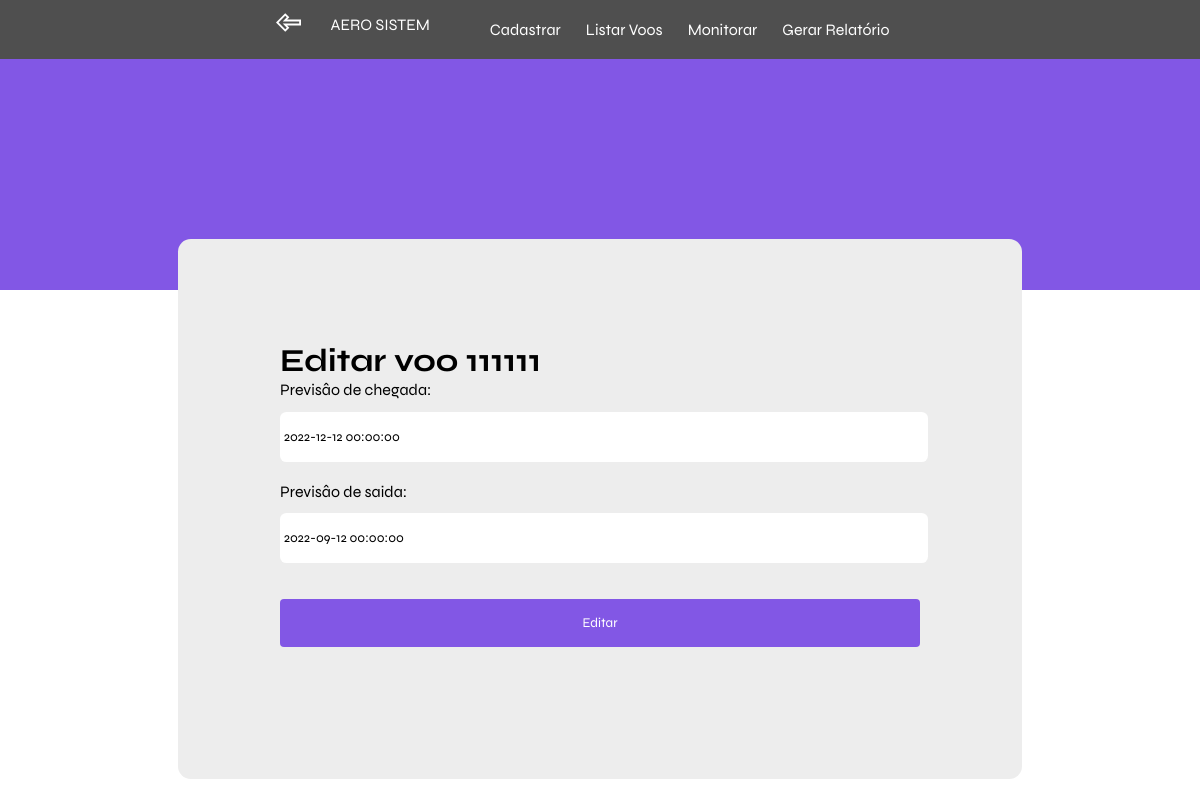
/edit/18 (signed in), run on the app's committed database.
### book/models.py (models this page shows)
class Voo(models.Model):
	STATUS = [
		('GOL', 'Gol'),
		('TAM', 'TAM '),
		('AVC', 'Avianca '),
		('AZL', 'Azul '),
	]
	ROTAS = [
		('SP-RJ', 'SP-RJ'),
		('SP-DF', 'SP-DF'),
		('RJ-SP', 'RJ-SP'),
		('DF-SP', 'DF-SP'),
	]
	id = models.BigAutoField(primary_key=True)
	codigo = models.CharField(max_length=12, null=False,unique = True)
	companhia = models.CharField(max_length=3,choices=STATUS, null=False)
	previsao_chegada = models.DateTimeField(null=False)
	previsao_partida = models.DateTimeField(null=False)
	rota = models.CharField(max_length=5,choices=ROTAS, null=False)
	class Meta:
		db_table = 'Voos'

### book/views.py (the view, shortened to what this page needs)
# urls.py: path('edit/<int:id>', views.edit, name='edit'),
def edit(request,id):
    permissao = request.session['permissao']
    request.session['tentativas'] = 0
    voo = Voo.objects.get(id = id)
    form = EditarVoo(request.POST or None,instance=voo)
    voos_dinamico = Estado_Dinamico.objects.select_related()
    context={'voos_dinamico':voos_dinamico,'estado':'edicao','form':form,'mensagem': voo.codigo,'permissao':permissao}
    return render(request,'central.html',context)

### book/forms.py
class EditarVoo(forms.ModelForm):
    previsao_partida = forms.DateTimeField(
        label=("Previsâo de saida"),
        required=False
    )
    previsao_chegada = forms.DateTimeField(
        label=("Previsâo de chegada"),
        required=False
    )
    class Meta:
        model = Voo
        fields = ('previsao_chegada', 'previsao_partida')

### template/central.html (shortened to what this page needs)
{% load static %}
<!DOCTYPE html>
<html lang="en">
<head>
    <link rel="stylesheet" href="{% static 'css/global.css' %}" />
    <link rel="stylesheet" href="{% static 'css/central.css' %}" />
</head>
<body>
    {% block content %}
    <header>
        <div class="content">
            <a class="voltar" href="{% url 'home' %}"><img src="{% static 'images/back.svg' %}" alt=""></a>
            <div class="column-left">
              <a href="{% url 'home' %}">AERO SISTEM</a>
              <ul class="menu">
                <li><a href="{% url 'cadastrar' %}">Cadastrar</a></li>
                <li><a href="{% url 'central' %}">Listar Voos</a></li>
                <li><a href="{% url 'monitorar' %}">Monitorar</a></li>
                <li><a href="{% url 'relatorio' %}">Gerar Relatório</a></li>
              </ul>
            </div>
    </header>
    <div class="dashboard">
        {% if permissao != 'operador' %}
            <h1>Você não tem permissão para acessar essa área!</h1>
        {% else %}
        {% if estado == 'edicao' %}
        <form method="post">
            <h1 class="titulo">Editar voo {{mensagem}}</h1>
            {{ form.as_p }}
            <button type="submit">Editar</button>
        </form>
        {% endif %}
        {% endif %}
    </div>
    {% endblock %}
</body>
</html>

### book/static/css/global.css (style rules this page uses)
* { font-family: 'Syne', sans-serif; }
:root { --fundo: #8257E5; --branco: #ffffff; --text: #4F4F4F; --text2: #8257E5; }

### book/static/css/central.css (style rules this page uses)
* { margin: 0; }
header { background-color: var(--fundo); width: 100%; height: 290px; }
.dashboard { background-color: #EDEDED; max-width: 40rem; border-radius: 0.8rem; margin: -3.2rem auto 3.2rem; padding: 6.4rem; overflow: hidden; }
.content { display: flex; justify-content: center; background-color: var(--text); }
.column-left { display: flex; justify-content: center; padding: 15px; }
a { margin-right: 15px; text-decoration: none; color: var(--branco); }
ul { display: flex; justify-content: center; list-style-type: none; }
a img { height: 25px; width: 25px; margin-top: 10px; }
input { width: 100%; height: 2.6rem; margin-top: 0.8rem; border-radius: 0.4rem; background: var(--branco); outline: 0; padding: 4px; border: 0; margin-bottom: 20px; }
button { border: 0; margin-top: 16px; background-color: var(--fundo); border-radius: 4px; width: 100%; height: 48px; cursor: pointer; color: var(--branco); margin-bottom: 30px; }
li { list-style-type: none; padding: 5px; color: var(--text) }

### data on the page
Voo: codigo "111111", previsao_chegada "2022-12-12 00:00:00", previsao_partida "2022-09-12 00:00:00"
